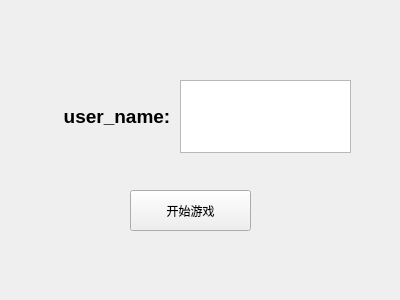
<?xml version="1.0" encoding="UTF-8"?>
<ui version="4.0">
 <class>BeginWindow</class>
 <widget class="QWidget" name="BeginWindow">
  <property name="geometry">
   <rect>
    <x>0</x>
    <y>0</y>
    <width>400</width>
    <height>300</height>
   </rect>
  </property>
  <property name="windowTitle">
   <string>Form</string>
  </property>
  <widget class="QWidget" name="horizontalLayoutWidget">
   <property name="geometry">
    <rect>
     <x>60</x>
     <y>80</y>
     <width>291</width>
     <height>73</height>
    </rect>
   </property>
   <layout class="QHBoxLayout" name="horizontalLayout" stretch="4,6">
    <item>
     <widget class="QLabel" name="nameLabel">
      <property name="text">
       <string>&lt;html&gt;&lt;head/&gt;&lt;body&gt;&lt;p align=&quot;center&quot;&gt;&lt;span style=&quot; font-size:14pt; font-weight:700;&quot;&gt;user_name:&lt;/span&gt;&lt;/p&gt;&lt;/body&gt;&lt;/html&gt;</string>
      </property>
     </widget>
    </item>
    <item alignment="Qt::AlignmentFlag::AlignHCenter">
     <widget class="QTextEdit" name="nameText"/>
    </item>
   </layout>
  </widget>
  <widget class="QPushButton" name="pushButton">
   <property name="geometry">
    <rect>
     <x>130</x>
     <y>190</y>
     <width>121</width>
     <height>41</height>
    </rect>
   </property>
   <property name="text">
    <string>开始游戏</string>
   </property>
  </widget>
 </widget>
 <resources/>
 <connections/>
</ui>
